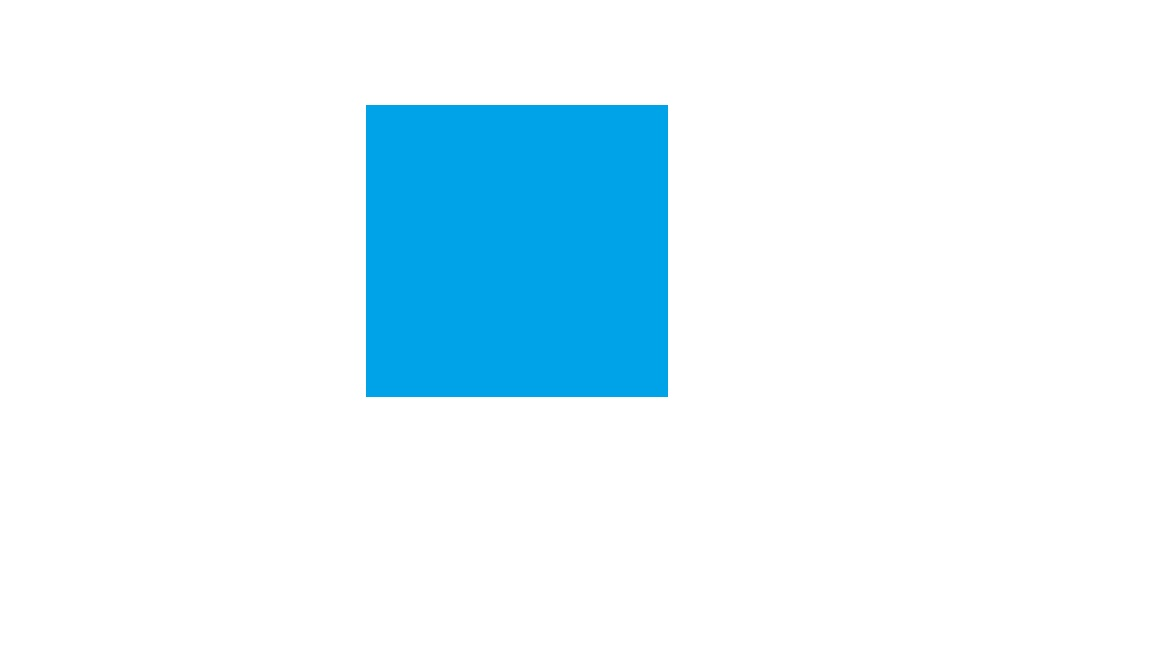
#> input picture Ödev3/karee.jpg, 1152 x 648 px
$ python sekilTurev.py   (older library calls are emulated)
#> lines starting #> are read from the running program, lines starting #| are printed output that depends on the picture
#Author Beyza
import cv2
import numpy as np
import matplotlib.pyplot as plt

# Görüntüleri yükle (renkli)
kare_img = cv2.imread("karee.jpg")
#> kare_img is the input picture: shape (648, 1152, 3); mean B, G, R 252.2, 244.1, 224.9
daire_img = cv2.imread("dairee.jpg")
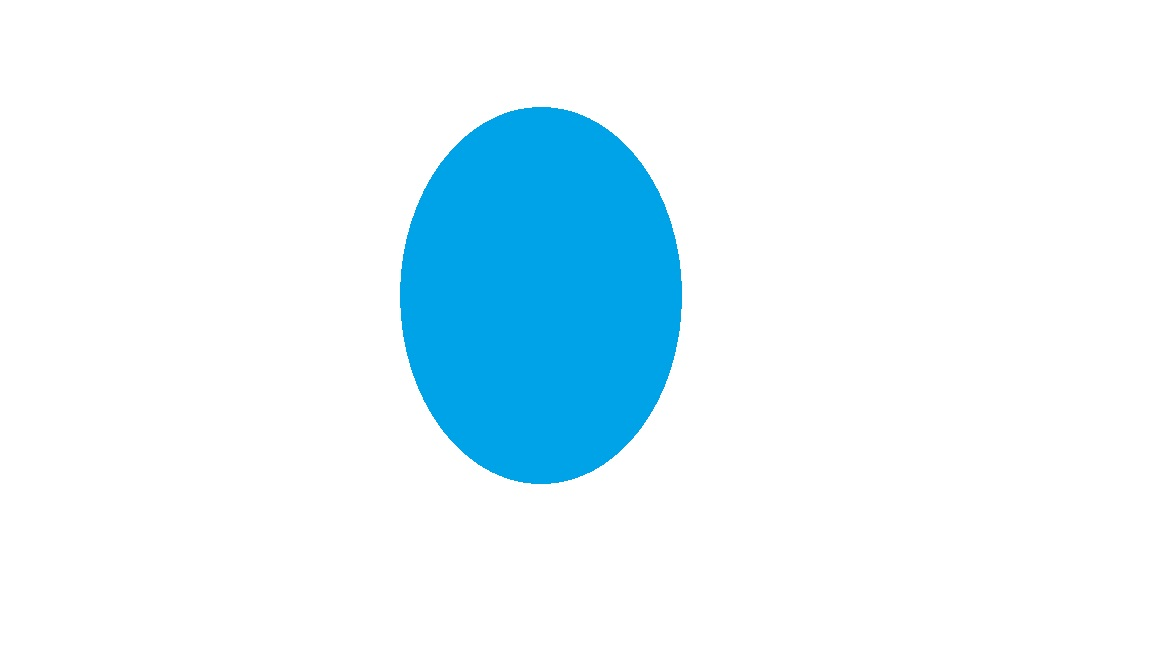
#> input picture Ödev3/dairee.jpg, 1152 x 648 px
#> daire_img is the input picture: shape (648, 1152, 3); mean B, G, R 252.4, 244.7, 226.5

# Gri tonlamaya dönüştür
kare_gray = cv2.cvtColor(kare_img, cv2.COLOR_BGR2GRAY)
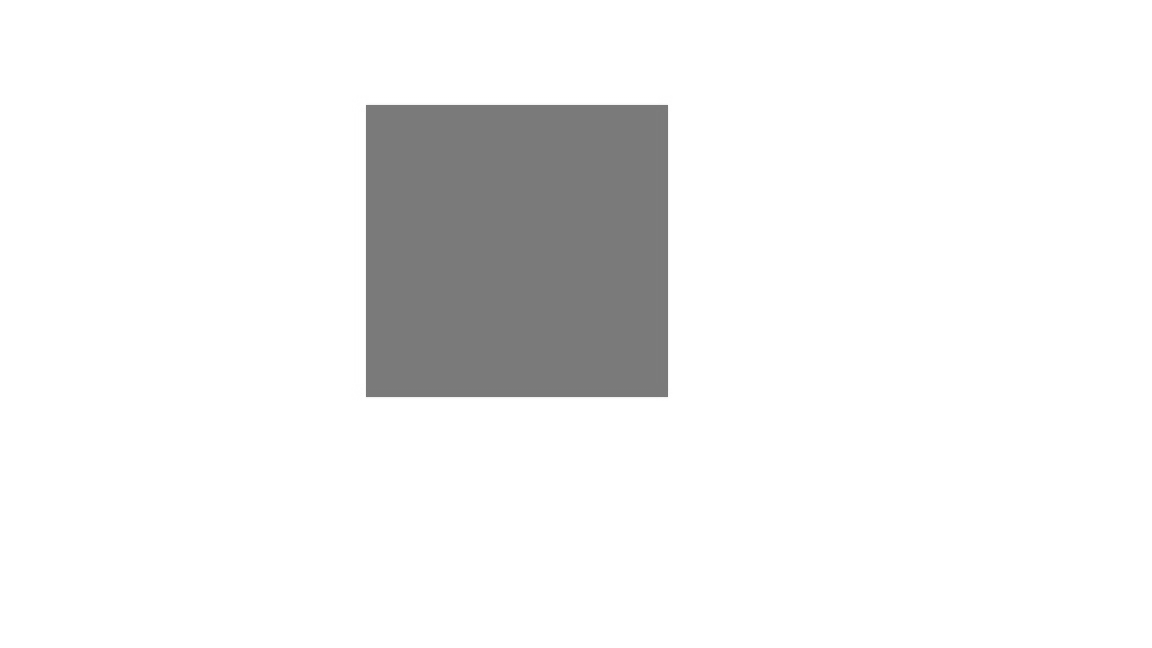
#> kare_gray: shape (648, 1152); min 116, max 255, mean 239.3
daire_gray = cv2.cvtColor(daire_img, cv2.COLOR_BGR2GRAY)
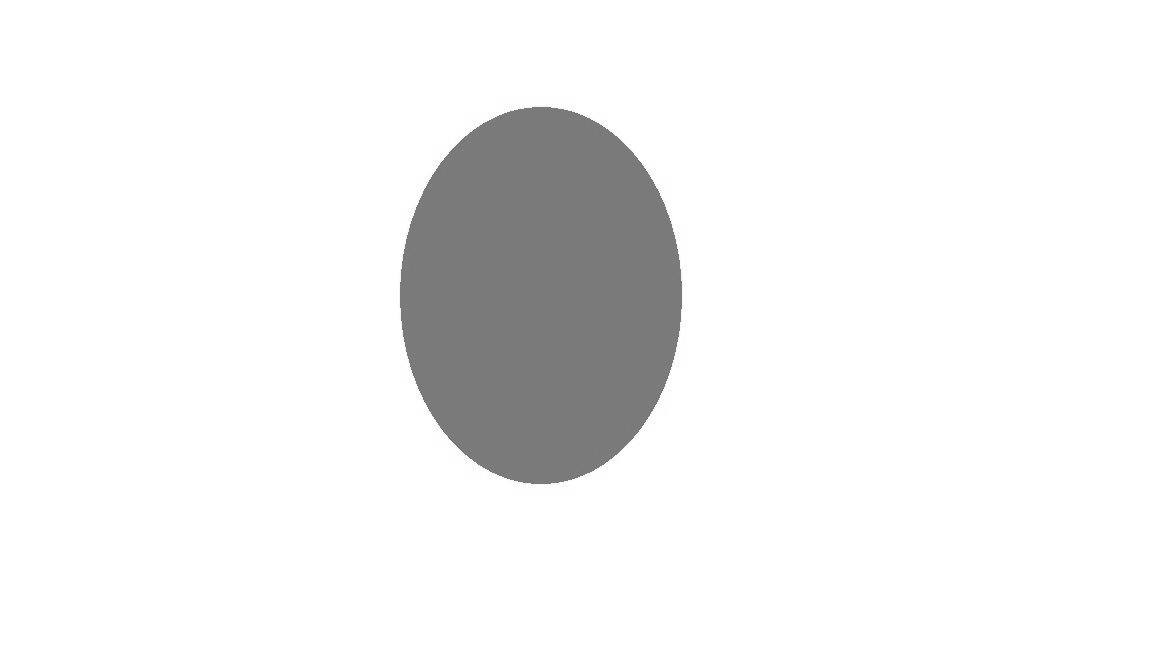
#> daire_gray: shape (648, 1152); min 114, max 255, mean 240.1

# Sobel filtreleri ile türev hesapla (kenarları daha iyi yakalar)
# Yatay türev (x yönünde)
sobelx_kare = cv2.Sobel(kare_gray, cv2.CV_64F, 1, 0, ksize=3)
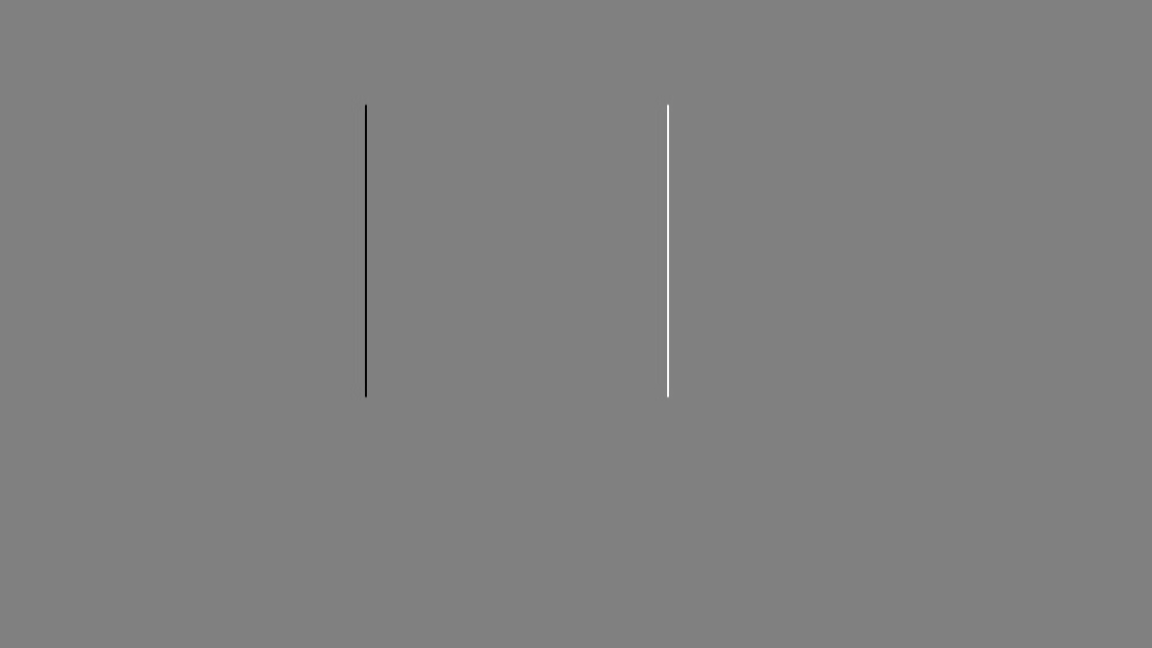
#> sobelx_kare: shape (648, 1152) float64; min -542, max 534, mean 0; drawn with min black and max white
sobelx_daire = cv2.Sobel(daire_gray, cv2.CV_64F, 1, 0, ksize=3)

# Dikey türev (y yönünde)
sobely_kare = cv2.Sobel(kare_gray, cv2.CV_64F, 0, 1, ksize=3)
sobely_daire = cv2.Sobel(daire_gray, cv2.CV_64F, 0, 1, ksize=3)

# Sonuçları normalize etmek yerine mutlak değerlere dönüştürelim
sobelx_kare = cv2.convertScaleAbs(sobelx_kare)
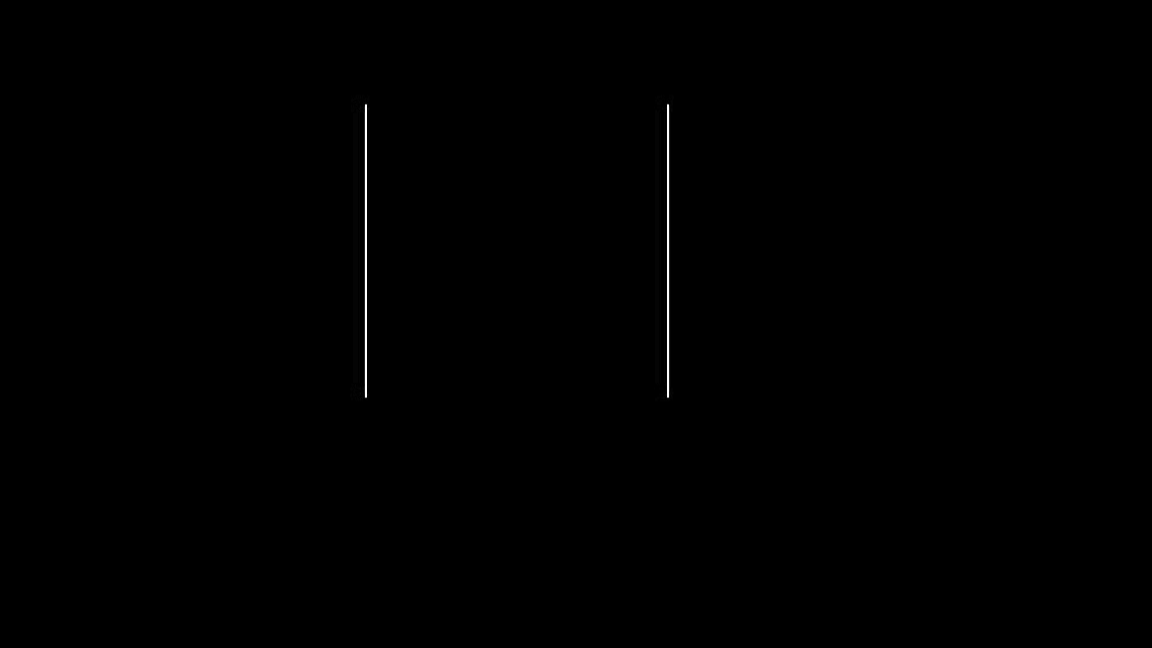
#> sobelx_kare: shape (648, 1152); min 0, max 255, mean 0.5
sobelx_daire = cv2.convertScaleAbs(sobelx_daire)
sobely_kare = cv2.convertScaleAbs(sobely_kare)
sobely_daire = cv2.convertScaleAbs(sobely_daire)

# Sonuçları görselleştir
fig, axs = plt.subplots(2, 4, figsize=(15, 8))

# Orijinal görüntüler (renkli)
axs[0, 0].imshow(cv2.cvtColor(kare_img, cv2.COLOR_BGR2RGB))
axs[0, 0].set_title("Orijinal Kare")
axs[1, 0].imshow(cv2.cvtColor(daire_img, cv2.COLOR_BGR2RGB))
axs[1, 0].set_title("Orijinal Daire")

# Yatay ve dikey türev sonuçlarını gri tonlamalı gösterimi
axs[0, 1].imshow(sobelx_kare, cmap='gray')
axs[0, 1].set_title("Yatay Türev - Kare")
axs[0, 2].imshow(sobely_kare, cmap='gray')
axs[0, 2].set_title("Dikey Türev - Kare")

axs[1, 1].imshow(sobelx_daire, cmap='gray')
axs[1, 1].set_title("Yatay Türev - Daire")
axs[1, 2].imshow(sobely_daire, cmap='gray')
axs[1, 2].set_title("Dikey Türev - Daire")

# Ekseni kapat
for ax in axs.flat:
    ax.axis('off')

plt.tight_layout()
plt.show()
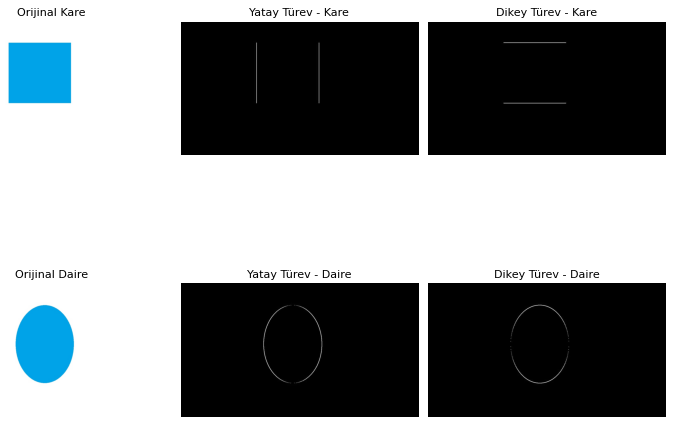
#> figure drawn by matplotlib, 6 panels
